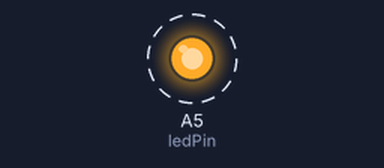
The sketch below on a simulated Arduino Uno, built with avr-gcc and run on an emulated ATmega328P. Shown: output pins drawn as LEDs (lit = HIGH). Dashed ring = blinking.

Above: at 0.5 s.
Timing chart, 0 to 4.6 s (numbered marks = the images above):
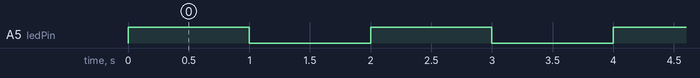

The sketch:

LED_Control.ino
```cpp
const int ledPin = A5; // A5 works like a digital pin

void setup() {
  pinMode(ledPin, OUTPUT); // Configurar el pin como salida
}

void loop() {
  digitalWrite(ledPin, HIGH); // Encender el LED
  delay(1000); // Esperar un segundo
  digitalWrite(ledPin, LOW); // Apagar el LED
  delay(1000); // Esperar un segundo
}
```

Measured:
- by itself, A5 (ledPin): alternates HIGH for 1.0 s and LOW for 1.0 s
